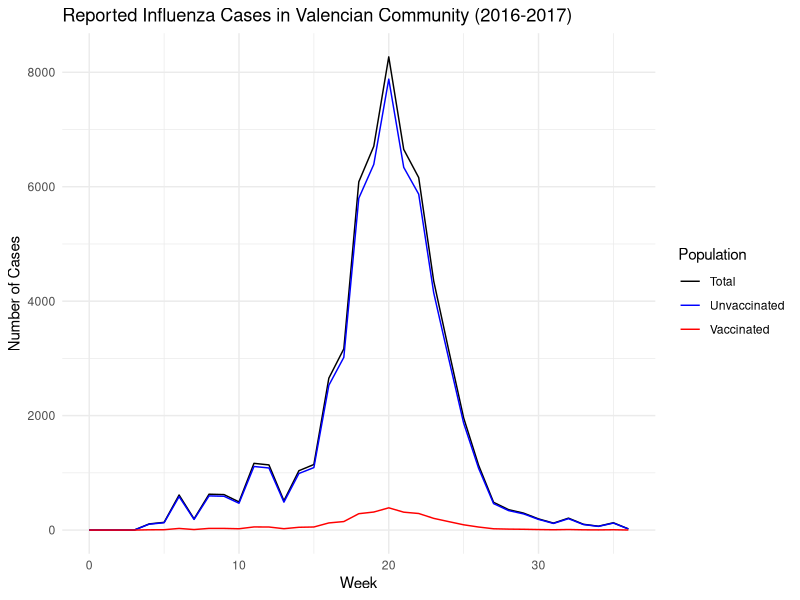
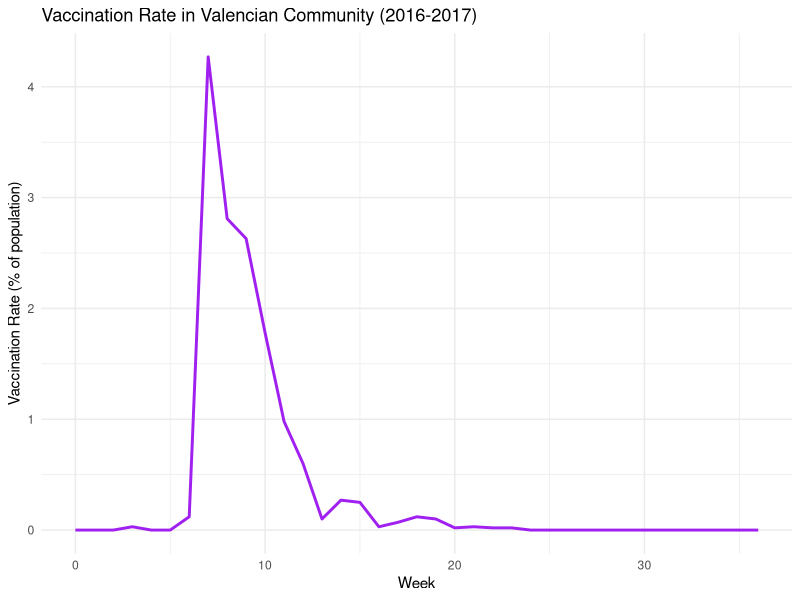
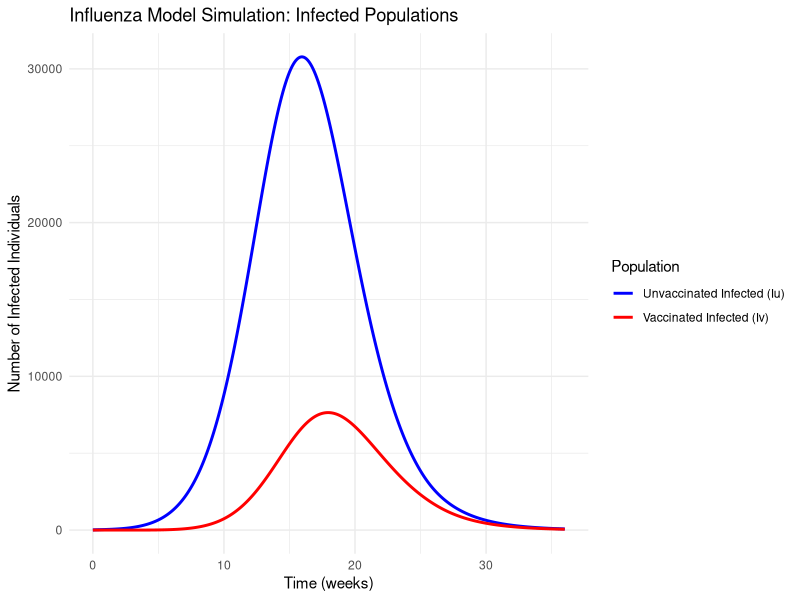
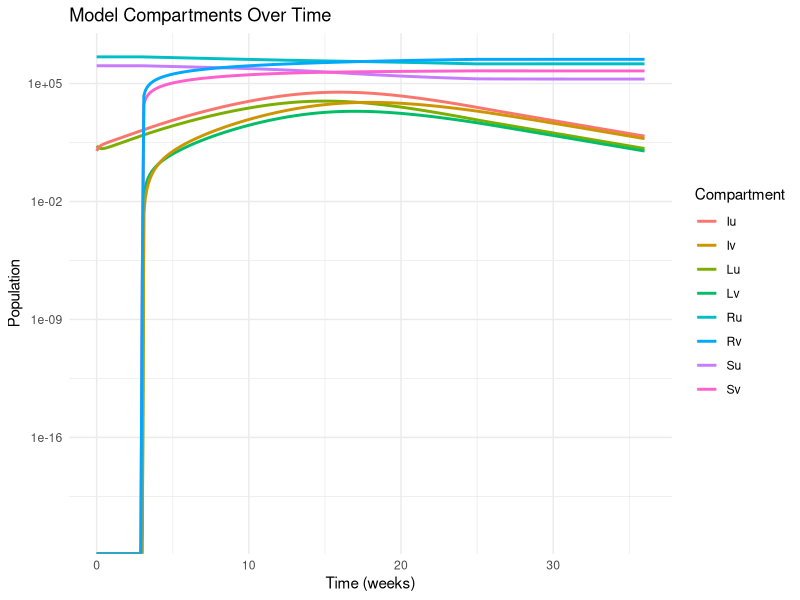
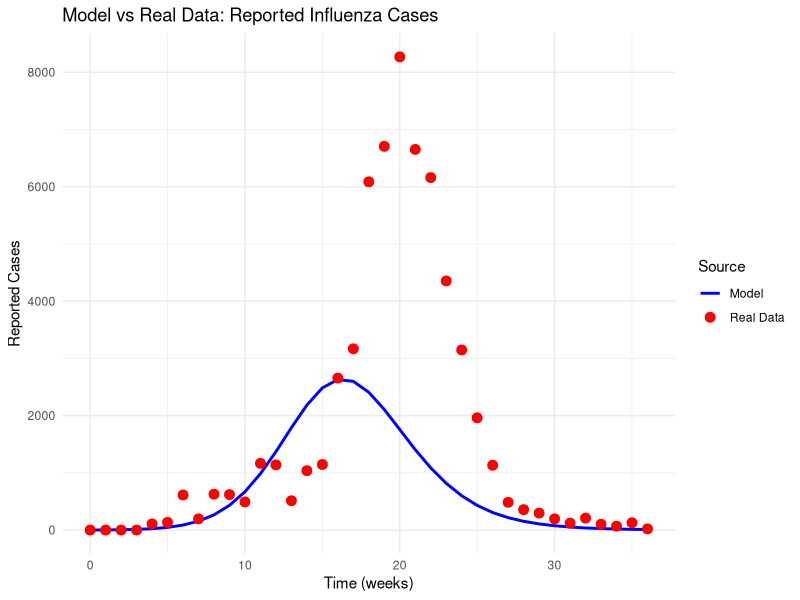
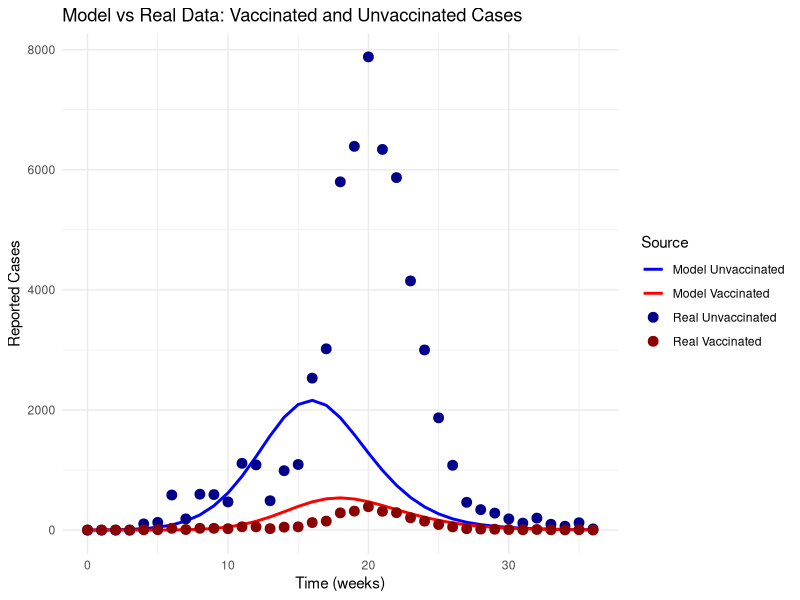
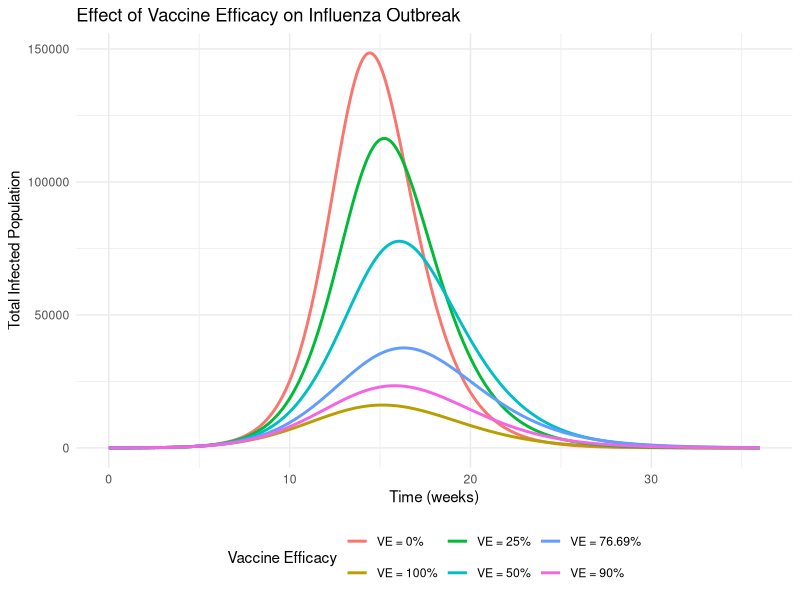
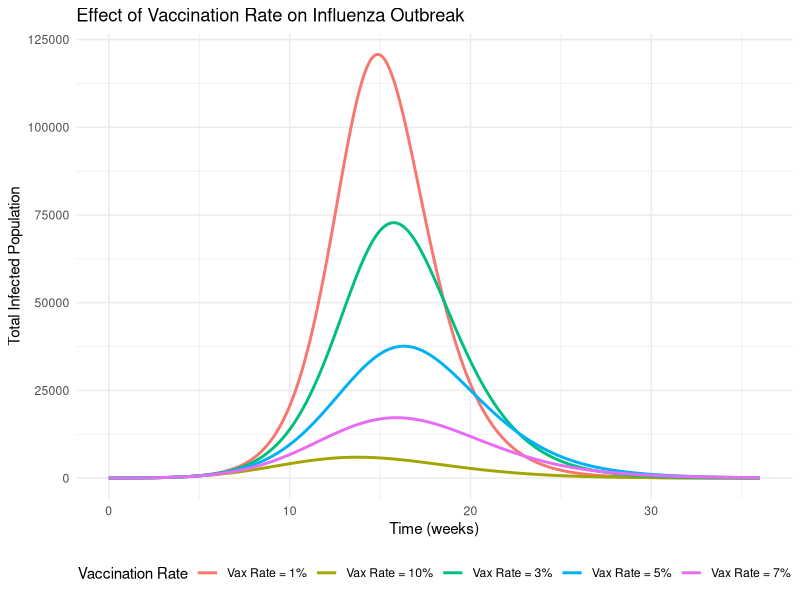

Generate these figures, in order, with R:
## ---- chunk 1
# Influenza SEIR Model with Vaccination - Reproducing the Valencian Community Study
# Based on Andreu-Vilarroig et al. (2024)

# Required Packages
library(deSolve)
library(ggplot2)
library(gridExtra)  # For arranging multiple plots

# Read the real data
real_data <- read.csv("modeling_data.csv")



## ---- chunk 2

# Display the structure and first few rows
str(real_data)
head(real_data)

# Summary of the data
summary(real_data)

# Plot reported cases
ggplot(real_data, aes(x = week)) +
  geom_line(aes(y = reported_cases, color = "Total")) +
  geom_line(aes(y = unvaccinated_cases, color = "Unvaccinated")) +
  geom_line(aes(y = vaccinated_cases, color = "Vaccinated")) +
  labs(title = "Reported Influenza Cases in Valencian Community (2016-2017)",
       x = "Week",
       y = "Number of Cases",
       color = "Population") +
  theme_minimal() +
  scale_color_manual(values = c("Total" = "black", 
                                "Unvaccinated" = "blue", 
                                "Vaccinated" = "red"))

# Plot vaccination rate over time
ggplot(real_data, aes(x = week, y = vaccination_rate)) +
  geom_line(color = "purple", size = 1) +
  labs(title = "Vaccination Rate in Valencian Community (2016-2017)",
       x = "Week",
       y = "Vaccination Rate (% of population)") +
  theme_minimal()





# Define the SEIR Model Function
seir_model <- function(t, state, parameters) {
  with(as.list(c(state, parameters)), {
    # Total population
    N <- Su + Sv + Lu + Lv + Iu + Iv + Ru + Rv
    
    # Force of infection (lambda)
    lambda <- (Iu + Iv) / N
    
    # Time-dependent vaccination rate delta(t)
    # Using a piecewise function that matches the vaccination campaign
    d <- ifelse(t >= vax_start & t <= vax_end, d_val, 0)
    
    # Differential equations following the paper structure
    dSu <- -b * lambda * Su - d * Su
    dSv <- -av * b * lambda * Sv + d * Su
    dLu <- b * lambda * Su - l * Lu
    dLv <- av * b * lambda * Sv - l * Lv
    dIu <- l * Lu - g * Iu
    dIv <- l * Lv - g * Iv
    dRu <- g * Iu - d * Ru
    dRv <- g * Iv + d * Ru
    
    return(list(c(dSu, dSv, dLu, dLv, dIu, dIv, dRu, dRv)))
  })
}

## ---- chunk 3

# Define simulation time (36 weeks to match the paper)
times <- seq(0, 36, by = 0.1)

# Define model parameters based on the paper's calibrated values
parameters <- c(
  b = 9.1357,     # Infection rate (beta) from paper
  av = 0.2331,    # Vaccine attenuation factor (VE = (1 - av) * 100%) from paper
  l = 3.5,        # Latency rate per week (lambda) - 1/2 days^-1 = 7/2 weeks^-1
  g = 1,          # Recovery rate per week (gamma) - 1/7 days^-1 = 1 week^-1
  d_val = 0.05,   # Vaccination rate during active period
  vax_start = 3,  # Week to start vaccination
  vax_end = 25    # Week to end vaccination
)

# Set initial conditions based on the Valencian Community population
N <- 4959968    # Population of Valencian Community
R0_percent <- 0.7711   # Initial recovered proportion (77.11% from paper)
Iu0 <- 10       # Initial unvaccinated infected
Iv0 <- 0        # Initial vaccinated infected (zero at start)
Lu0 <- 20       # Initial unvaccinated latent
Lv0 <- 0        # Initial vaccinated latent (zero at start)
Ru0 <- R0_percent * N  # Initial unvaccinated recovered
Rv0 <- 0        # Initial vaccinated recovered (zero at start)
Su0 <- N - (Iu0 + Lu0 + Ru0 + Iv0 + Lv0 + Rv0) # Initial unvaccinated susceptible
Sv0 <- 0        # Initial vaccinated susceptible (zero at start)

# Initialize state vector
state <- c(Su = Su0, Sv = Sv0, Lu = Lu0, Lv = Lv0,
           Iu = Iu0, Iv = Iv0, Ru = Ru0, Rv = Rv0)

# Solve the ODE System
out <- ode(y = state, times = times, func = seir_model, parms = parameters)
out_df <- as.data.frame(out)

# Calculate additional metrics
out_df$I_total <- out_df$Iu + out_df$Iv
out_df$S_total <- out_df$Su + out_df$Sv
out_df$L_total <- out_df$Lu + out_df$Lv
out_df$R_total <- out_df$Ru + out_df$Rv

# Calculate reported cases (using reporting rate k from paper = 0.0702)
k <- 0.0702     # Reporting rate from paper
out_df$Iu_reported <- out_df$Iu * k
out_df$Iv_reported <- out_df$Iv * k
out_df$I_total_reported <- out_df$Iu_reported + out_df$Iv_reported

# Create weekly aggregates for comparison with real data
# Take values at weekly intervals
weekly_indices <- which(out_df$time %% 1 == 0)
weekly_df <- out_df[weekly_indices, ]

# Calculate Vaccine Efficacy
vaccine_efficacy <- (1 - parameters["av"]) * 100
cat("Vaccine Efficacy (VE):", vaccine_efficacy, "%\n")

# Calculate final epidemic size
final_infected <- (out_df$Ru[nrow(out_df)] + out_df$Rv[nrow(out_df)] - Ru0 - Rv0)
final_infected_percent <- final_infected / N * 100
cat("Final epidemic size:", final_infected_percent, "% of population\n")

# Calculate peak infection
peak_infected <- max(out_df$I_total)
peak_week <- out_df$time[which.max(out_df$I_total)]
cat("Peak infected:", peak_infected, "at week", peak_week, "\n")

## ---- chunk 4

# Plot the infected populations
p1 <- ggplot() +
  geom_line(data = out_df, aes(x = time, y = Iu, color = "Unvaccinated Infected (Iu)"), size = 1) +
  geom_line(data = out_df, aes(x = time, y = Iv, color = "Vaccinated Infected (Iv)"), size = 1) +
  labs(title = "Influenza Model Simulation: Infected Populations",
       x = "Time (weeks)",
       y = "Number of Infected Individuals",
       color = "Population") +
  theme_minimal() +
  scale_color_manual(values = c("Unvaccinated Infected (Iu)" = "blue", 
                                "Vaccinated Infected (Iv)" = "red"))
print(p1)

# Plot all model compartments
p2 <- ggplot() +
  geom_line(data = out_df, aes(x = time, y = Su, color = "Su"), size = 1) +
  geom_line(data = out_df, aes(x = time, y = Sv, color = "Sv"), size = 1) +
  geom_line(data = out_df, aes(x = time, y = Lu, color = "Lu"), size = 1) +
  geom_line(data = out_df, aes(x = time, y = Lv, color = "Lv"), size = 1) +
  geom_line(data = out_df, aes(x = time, y = Iu, color = "Iu"), size = 1) +
  geom_line(data = out_df, aes(x = time, y = Iv, color = "Iv"), size = 1) +
  geom_line(data = out_df, aes(x = time, y = Ru, color = "Ru"), size = 1) +
  geom_line(data = out_df, aes(x = time, y = Rv, color = "Rv"), size = 1) +
  labs(title = "Model Compartments Over Time",
       x = "Time (weeks)",
       y = "Population",
       color = "Compartment") +
  theme_minimal() +
  scale_y_log10()  # Log scale for better visualization
print(p2)


#------------------------------------------------------
# 4. Comparison with Real Data (if available)
#------------------------------------------------------

# Function to read and process real data
load_real_data <- function() {
  # Check if file exists
  if (file.exists("modeling_data.csv")) {
    real_data <- read.csv("modeling_data.csv")
    return(real_data)
  } else {
    cat("Warning: modeling_data.csv not found\n")
    return(NULL)
  }
}

# Load real data
real_data <- load_real_data()

# Plot reported cases vs real data if available
if (!is.null(real_data) && nrow(real_data) > 0) {
  p3 <- ggplot() +
    geom_line(data = weekly_df, aes(x = time, y = I_total_reported, color = "Model"), size = 1) +
    geom_point(data = real_data, aes(x = week, y = reported_cases, color = "Real Data"), size = 3) +
    labs(title = "Model vs Real Data: Reported Influenza Cases",
         x = "Time (weeks)",
         y = "Reported Cases",
         color = "Source") +
    theme_minimal() +
    scale_color_manual(values = c("Model" = "blue", "Real Data" = "red"))
  print(p3)
  
  # Plot unvaccinated vs vaccinated reported cases
  if ("unvaccinated_cases" %in% colnames(real_data) && "vaccinated_cases" %in% colnames(real_data)) {
    p4 <- ggplot() +
      geom_line(data = weekly_df, aes(x = time, y = Iu_reported, color = "Model Unvaccinated"), size = 1) +
      geom_line(data = weekly_df, aes(x = time, y = Iv_reported, color = "Model Vaccinated"), size = 1) +
      geom_point(data = real_data, aes(x = week, y = unvaccinated_cases, color = "Real Unvaccinated"), size = 3) +
      geom_point(data = real_data, aes(x = week, y = vaccinated_cases, color = "Real Vaccinated"), size = 3) +
      labs(title = "Model vs Real Data: Vaccinated and Unvaccinated Cases",
           x = "Time (weeks)",
           y = "Reported Cases",
           color = "Source") +
      theme_minimal() +
      scale_color_manual(values = c("Model Unvaccinated" = "blue", 
                                   "Model Vaccinated" = "red",
                                   "Real Unvaccinated" = "darkblue", 
                                   "Real Vaccinated" = "darkred"))
    print(p4)
  }
  
  # Calculate R-squared to assess goodness of fit
  calculate_rsquared <- function() {
    # Match model data to real data weeks
    model_data <- weekly_df$I_total_reported[1:nrow(real_data)]
    real_values <- real_data$reported_cases
    
    # Calculate R-squared
    mean_real <- mean(real_values)
    ss_tot <- sum((real_values - mean_real)^2)
    ss_res <- sum((real_values - model_data)^2)
    r_squared <- 1 - (ss_res / ss_tot)
    
    cat("R-squared for model fit:", r_squared, "\n")
    
    # Also calculate for unvaccinated and vaccinated separately
    if ("unvaccinated_cases" %in% colnames(real_data) && "vaccinated_cases" %in% colnames(real_data)) {
      # Unvaccinated
      model_unvacc <- weekly_df$Iu_reported[1:nrow(real_data)]
      real_unvacc <- real_data$unvaccinated_cases
      mean_real_unvacc <- mean(real_unvacc)
      ss_tot_unvacc <- sum((real_unvacc - mean_real_unvacc)^2)
      ss_res_unvacc <- sum((real_unvacc - model_unvacc)^2)
      r_squared_unvacc <- 1 - (ss_res_unvacc / ss_tot_unvacc)
      
      # Vaccinated
      model_vacc <- weekly_df$Iv_reported[1:nrow(real_data)]
      real_vacc <- real_data$vaccinated_cases
      mean_real_vacc <- mean(real_vacc)
      ss_tot_vacc <- sum((real_vacc - mean_real_vacc)^2)
      ss_res_vacc <- sum((real_vacc - model_vacc)^2)
      r_squared_vacc <- 1 - (ss_res_vacc / ss_tot_vacc)
      
      cat("R-squared for unvaccinated cases:", r_squared_unvacc, "\n")
      cat("R-squared for vaccinated cases:", r_squared_vacc, "\n")
    }
    
    return(list(r_squared = r_squared, 
                r_squared_unvacc = if(exists('r_squared_unvacc')) r_squared_unvacc else NA,
                r_squared_vacc = if(exists('r_squared_vacc')) r_squared_vacc else NA))
  }
  
  # Calculate goodness of fit
  fit_metrics <- calculate_rsquared()
}

## ---- chunk 5

# Function to run a simulation with specific parameters and return results
run_simulation <- function(av_value, d_val_value, vax_start_value = 3, vax_end_value = 25) {
  # Set parameters
  sim_parameters <- c(
    b = 9.1357,     # Infection rate (beta)
    av = av_value,  # Vaccine attenuation factor
    l = 3.5,        # Latency rate per week
    g = 1,          # Recovery rate per week
    d_val = d_val_value, # Vaccination rate during active period
    vax_start = vax_start_value, # Week to start vaccination
    vax_end = vax_end_value      # Week to end vaccination
  )
  
  # Set initial conditions
  Iu0 <- 10       # Initial unvaccinated infected
  Iv0 <- 0        # Initial vaccinated infected
  Lu0 <- 20       # Initial unvaccinated latent
  Lv0 <- 0        # Initial vaccinated latent
  Ru0 <- R0_percent * N  # Initial unvaccinated recovered
  Rv0 <- 0        # Initial vaccinated recovered
  Su0 <- N - (Iu0 + Lu0 + Ru0 + Iv0 + Lv0 + Rv0) # Initial unvaccinated susceptible
  Sv0 <- 0        # Initial vaccinated susceptible
  
  sim_state <- c(Su = Su0, Sv = Sv0, Lu = Lu0, Lv = Lv0,
                 Iu = Iu0, Iv = Iv0, Ru = Ru0, Rv = Rv0)
  
  # Solve the ODE System
  sim_out <- ode(y = sim_state, times = times, func = seir_model, parms = sim_parameters)
  sim_df <- as.data.frame(sim_out)
  
  # Calculate additional metrics
  sim_df$I_total <- sim_df$Iu + sim_df$Iv
  sim_df$S_total <- sim_df$Su + sim_df$Sv
  sim_df$L_total <- sim_df$Lu + sim_df$Lv
  sim_df$R_total <- sim_df$Ru + sim_df$Rv
  
  # Calculate the final epidemic size
  final_infected <- (sim_df$Ru[nrow(sim_df)] + sim_df$Rv[nrow(sim_df)] - Ru0 - Rv0)
  final_infected_percent <- final_infected / N * 100
  
  # Calculate peak infection
  peak_infected <- max(sim_df$I_total)
  peak_week <- sim_df$time[which.max(sim_df$I_total)]
  
  # Calculate vaccine coverage at the end
  final_vaccinated <- sim_df$Sv[nrow(sim_df)] + sim_df$Lv[nrow(sim_df)] + 
                     sim_df$Iv[nrow(sim_df)] + sim_df$Rv[nrow(sim_df)]
  final_vaccinated_percent <- final_vaccinated / N * 100
  
  # Calculate vaccine efficacy
  vaccine_efficacy <- (1 - av_value) * 100
  
  # Return a list with results
  return(list(
    out_df = sim_df,
    final_infected = final_infected,
    final_infected_percent = final_infected_percent,
    peak_infected = peak_infected,
    peak_week = peak_week,
    final_vaccinated = final_vaccinated,
    final_vaccinated_percent = final_vaccinated_percent,
    vaccine_efficacy = vaccine_efficacy,
    parameters = sim_parameters
  ))
}

# Define different vaccine efficacy values to test
efficacy_values <- c(0, 25, 50, 76.69, 90, 100)
av_values <- 1 - (efficacy_values/100)

# Run simulations for different vaccine efficacies
efficacy_results <- list()
for (i in 1:length(av_values)) {
  efficacy_results[[i]] <- run_simulation(av_values[i], 0.05)
}

# Plot the total infected curves for different vaccine efficacies
plot_data <- data.frame()
for (i in 1:length(efficacy_values)) {
  temp_df <- efficacy_results[[i]]$out_df
  temp_df$efficacy <- paste0(efficacy_values[i], "%")
  temp_df$scenario <- paste0("VE = ", efficacy_values[i], "%")
  plot_data <- rbind(plot_data, temp_df[, c("time", "I_total", "efficacy", "scenario")])
}

p5 <- ggplot(plot_data, aes(x = time, y = I_total, color = scenario)) +
  geom_line(size = 1) +
  labs(title = "Effect of Vaccine Efficacy on Influenza Outbreak",
       x = "Time (weeks)",
       y = "Total Infected Population",
       color = "Vaccine Efficacy") +
  theme_minimal() +
  theme(legend.position = "bottom")
print(p5)

# Create summary table of results
efficacy_summary <- data.frame(
  Efficacy = efficacy_values,
  Final_Infected_Percent = sapply(efficacy_results, function(x) x$final_infected_percent),
  Peak_Infected = sapply(efficacy_results, function(x) x$peak_infected),
  Peak_Week = sapply(efficacy_results, function(x) x$peak_week),
  Final_Vaccinated_Percent = sapply(efficacy_results, function(x) x$final_vaccinated_percent)
)
print(efficacy_summary)

#------------------------------------------------------
# 6. Analysis of Vaccination Rate Scenarios
#------------------------------------------------------

# Define different vaccination rates
vax_rates <- c(0.01, 0.03, 0.05, 0.07, 0.10)

# Run simulations for different vaccination rates (using baseline efficacy)
av_baseline <- 0.2331  # From paper (76.69% efficacy)
vax_rate_results <- list()
for (i in 1:length(vax_rates)) {
  vax_rate_results[[i]] <- run_simulation(av_baseline, vax_rates[i])
}

# Plot the total infected curves for different vaccination rates
plot_data_rates <- data.frame()
for (i in 1:length(vax_rates)) {
  temp_df <- vax_rate_results[[i]]$out_df
  temp_df$vax_rate <- paste0(vax_rates[i] * 100, "%")
  temp_df$scenario <- paste0("Vax Rate = ", vax_rates[i] * 100, "%")
  plot_data_rates <- rbind(plot_data_rates, temp_df[, c("time", "I_total", "vax_rate", "scenario")])
}

p6 <- ggplot(plot_data_rates, aes(x = time, y = I_total, color = scenario)) +
  geom_line(size = 1) +
  labs(title = "Effect of Vaccination Rate on Influenza Outbreak",
       x = "Time (weeks)",
       y = "Total Infected Population",
       color = "Vaccination Rate") +
  theme_minimal() +
  theme(legend.position = "bottom")
print(p6)

# Create summary table of vaccination rate results
vax_rate_summary <- data.frame(
  Vaccination_Rate_Percent = vax_rates * 100,
  Final_Infected_Percent = sapply(vax_rate_results, function(x) x$final_infected_percent),
  Peak_Infected = sapply(vax_rate_results, function(x) x$peak_infected),
  Peak_Week = sapply(vax_rate_results, function(x) x$peak_week),
  Final_Vaccinated_Percent = sapply(vax_rate_results, function(x) x$final_vaccinated_percent)
)
print(vax_rate_summary)

#------------------------------------------------------
# 7. Analysis of Vaccination Timing Scenarios
#------------------------------------------------------

# Define different vaccination start weeks
start_weeks <- c(0, 2, 4, 6, 8, 10)

# Run simulations for different vaccination start times
timing_results <- list()
for (i in 1:length(start_weeks)) {
  timing_results[[i]] <- run_simulation(av_baseline, 0.05, start_weeks[i], start_weeks[i] + 20)
}

# Plot the total infected curves for different vaccination timing
plot_data_timing <- data.frame()
for (i in 1:length(start_weeks)) {
  temp_df <- timing_results[[i]]$out_df
  temp_df$start_week <- start_weeks[i]
  temp_df$scenario <- paste0("Start Week = ", start_weeks[i])
  plot_data_timing <- rbind(plot_data_timing, temp_df[, c("time", "I_total", "start_week", "scenario")])
}

p7 <- ggplot(plot_data_timing, aes(x = time, y = I_total, color = scenario)) +
  geom_line(size = 1) +
  labs(title = "Effect of Vaccination Timing on Influenza Outbreak",
       x = "Time (weeks)",
       y = "Total Infected Population",
       color = "Vaccination Start Week") +
  theme_minimal() +
  theme(legend.position = "bottom")
print(p7)

# Create summary table of vaccination timing results
timing_summary <- data.frame(
  Start_Week = start_weeks,
  Final_Infected_Percent = sapply(timing_results, function(x) x$final_infected_percent),
  Peak_Infected = sapply(timing_results, function(x) x$peak_infected),
  Peak_Week = sapply(timing_results, function(x) x$peak_week),
  Final_Vaccinated_Percent = sapply(timing_results, function(x) x$final_vaccinated_percent)
)
print(timing_summary)

#------------------------------------------------------
# 8. Calculate Risk Ratio Between Vaccinated and Unvaccinated
#------------------------------------------------------

# This is mentioned in the paper: "risk of becoming infected is five times higher for an unvaccinated individual"
baseline_results <- efficacy_results[[which(efficacy_values == 76.69)]]
baseline_df <- baseline_results$out_df

# Final susceptible populations
final_Su <- baseline_df$Su[nrow(baseline_df)]
final_Sv <- baseline_df$Sv[nrow(baseline_df)]

# Initial susceptible populations
initial_Su <- baseline_df$Su[1]
initial_Sv <- baseline_df$Su[1] * 0  # Initially no vaccinated susceptibles

# Calculate proportion infected in each group
prop_infected_unvac <- 1 - (final_Su / initial_Su)
prop_infected_vac <- 1 - (final_Sv / (final_Sv + baseline_df$Lv[nrow(baseline_df)] + 
                                     baseline_df$Iv[nrow(baseline_df)] + 
                                     baseline_df$Rv[nrow(baseline_df)]))

# Risk ratio
risk_ratio <- prop_infected_unvac / prop_infected_vac

cat("\nRisk Ratio Analysis:\n")
cat("Proportion infected among unvaccinated:", prop_infected_unvac, "\n")
cat("Proportion infected among vaccinated:", prop_infected_vac, "\n")
cat("Risk of infection for unvaccinated vs vaccinated:", risk_ratio, "times higher\n")
cat("Paper mentions this ratio is approximately 5 times higher\n")

#------------------------------------------------------
# 9. Summary and Conclusions
#------------------------------------------------------

cat("\nSummary of Findings:\n")
cat("1. Vaccine Efficacy (VE) in the model:", vaccine_efficacy, "%\n")
cat("   (Paper calibrated value: 76.7%)\n")
cat("2. Final epidemic size with this efficacy:", final_infected_percent, "% of population\n")
cat("   (Paper constraint: between 5-15%)\n")
cat("3. Risk ratio (unvaccinated vs vaccinated):", risk_ratio, "\n")
cat("   (Paper finding: approximately 5 times higher)\n")
cat("4. Peak infected population:", peak_infected, "individuals at week", peak_week, "\n")
cat("5. Reporting rate:", k, "or approximately 1 reported case per", 1/k, "actual cases\n")
cat("6. Initial recovered population:", R0_percent * 100, "% (from paper's calibration)\n")

# Display key model parameters summary
cat("\nModel Parameters Summary:\n")
cat("Beta (infection rate):", parameters["b"], "\n")
cat("Vaccine attenuation factor:", parameters["av"], "\n") 
cat("Vaccine efficacy:", vaccine_efficacy, "%\n")
cat("Latency rate:", parameters["l"], "per week\n")
cat("Recovery rate:", parameters["g"], "per week\n")
cat("Vaccination rate:", parameters["d_val"], "per week\n")
cat("Reporting rate (k):", k, "\n")

cat("\nVaccination Strategy Analysis:\n")
cat("1. Higher vaccine efficacy significantly reduces both peak and final epidemic size\n")
cat("2. Earlier vaccination timing provides better protection at the population level\n")
cat("3. Higher vaccination rates lead to greater reductions in epidemic size\n")
cat("4. Realistic vaccine efficacy values (~77%) still provide substantial protection\n")
